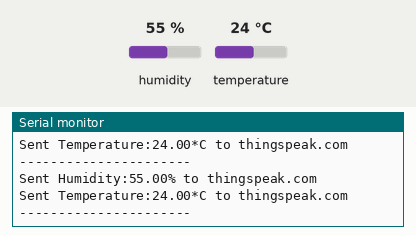
The sketch below on a simulated Arduino Uno, built with avr-gcc and run on an emulated ATmega328P. Shown: the last lines printed to the serial monitor. The inputs (shaded band) are chosen by the test bench; at power-on: humidity 55 %, temperature 24 °C.

Above: at 12.8 s.
12.9 s: humidity set to 22 %
At 18.11 s:
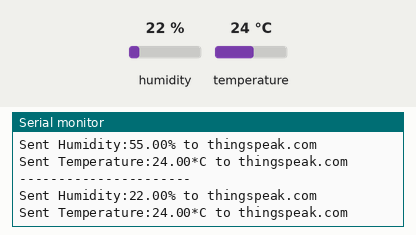
21.9 s: temperature set to 12 °C
At 25.3 s:
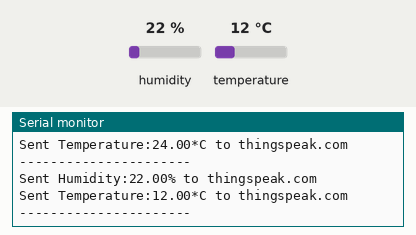
30.9 s: humidity set to 40 %
At 36.9 s:
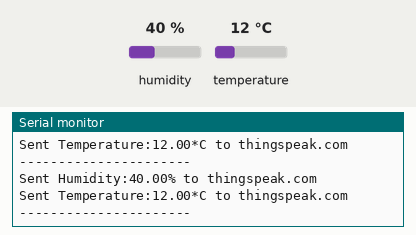
Timing chart, 0 to 38.4 s (numbered marks = the images above; inputs shaded):
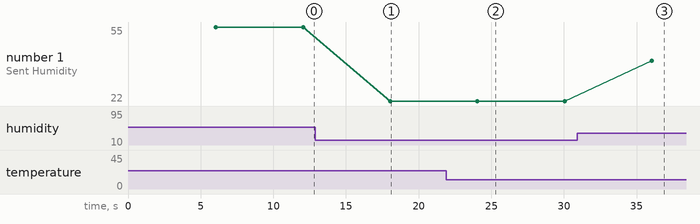

The sketch:

DHT11_ThingSpeak.ino
```cpp
#include <SoftwareSerial.h>
#include "DHT.h"
#include <Timer.h>
#define DHTPIN 2
#define DHTTYPE DHT11
SoftwareSerial mySerial(7, 8); // RX, TX
DHT dht(DHTPIN, DHTTYPE);
Timer upload;   //使用Timer函式庫之every(毫秒,呼叫函式) ，每6秒上傳一次溫濕度，這樣做可空出loop()

void uploadToThingSpeak(){
    float h = dht.readHumidity();
    float t = dht.readTemperature();
    if (isnan(h) || isnan(t)) {
      Serial.println("Failed to read from DHT sensor!");
      return;
    }
    sendValueToThingSpeak(h,t);
}

void sendValueToThingSpeak(float Hum,float Tem)
{
  mySerial.print("IoT+{1:" + String(Hum) + "},{2:" + String(Tem) + "}");
  Serial.print("Sent Humidity:");
  Serial.print(Hum);
  Serial.println("% to thingspeak.com");
  Serial.print("Sent Temperature:");
  Serial.print(Tem);
  Serial.println("*C to thingspeak.com");
  Serial.println("----------------------");
}

void setup() {
  Serial.begin(9600);
  mySerial.begin(9600);
  dht.begin();
  upload.every(6000, uploadToThingSpeak); // 每經過6000毫秒，就會呼叫uploadToThingSpeak
}

void loop() {
  upload.update();
}
```

Measured:
- after the input at 12.9 s, the serial monitor: prints a new line after 5.1 s (image 1)
- after the input at 21.9 s, the serial monitor: prints a new line after 2.2 s (image 2)
- after the input at 30.9 s, the serial monitor: prints a new line after 5.1 s (image 3)
- plotted number 1: 55 → 22 after the input at 12.9 s, 22 → 40 after the input at 30.9 s
